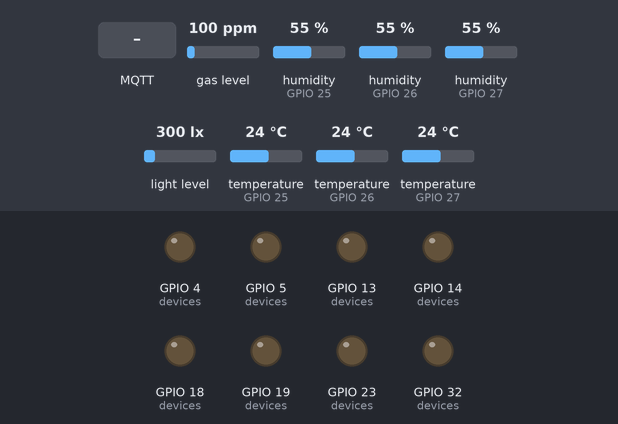
Recording of a sketch running on a simulated ESP32. On the bench: output pins drawn as LEDs (lit = HIGH). Inputs (shaded band) come from the test bench; at power-on: gas level 100 ppm, humidity (sensors on GPIO 25, GPIO 26, GPIO 27) 55 %, light level 300 lx, temperature (sensors on GPIO 25, GPIO 26, GPIO 27) 24 °C. WiFi joins after 1.5 s; servers stay silent unless stated; no MQTT or app messages arrive unless stated; what the sketch prints to the serial monitor is not drawn.

Above: at 13.1 s.
13.2 s: MQTT message "true" arrives on the first subscribed topic
At 13.8 s:
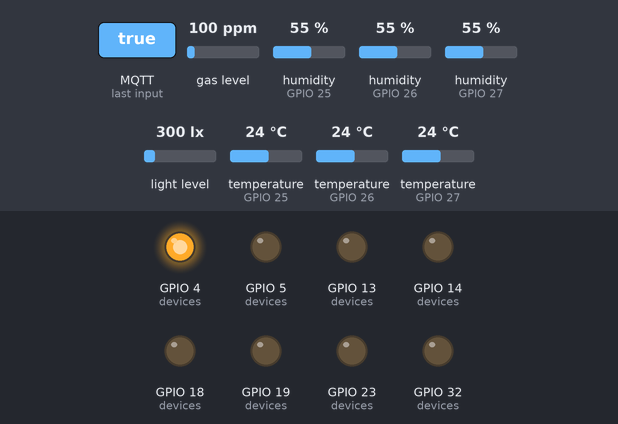
14.7 s: MQTT message "true" arrives on the second subscribed topic
At 15.0 s:
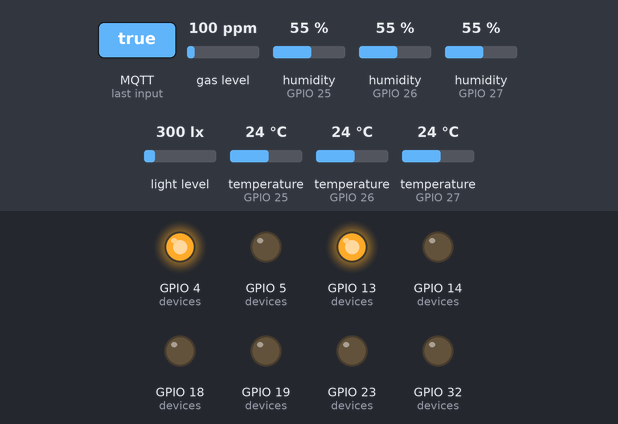
16.2 s: MQTT message "1" arrives on the first subscribed topic
At 17.3 s:
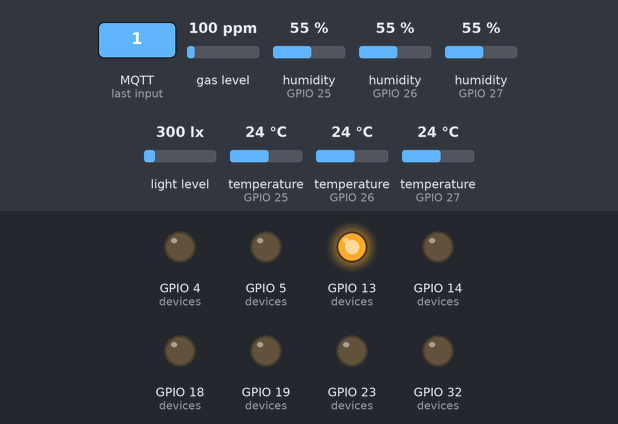
17.7 s: MQTT message "true" arrives on the third subscribed topic
At 18.4 s:
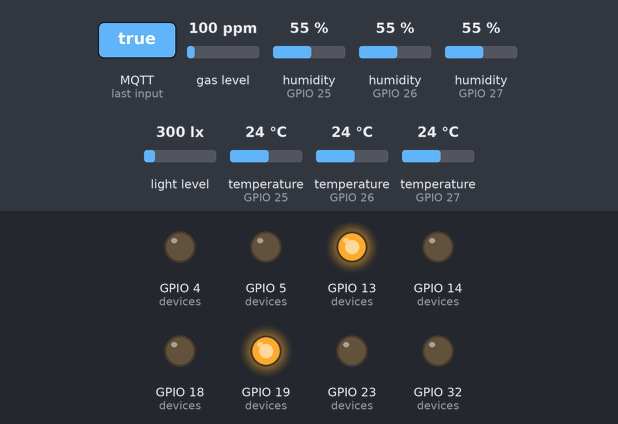
19.2 s: MQTT message "1" arrives on the second subscribed topic
At 19.5 s:
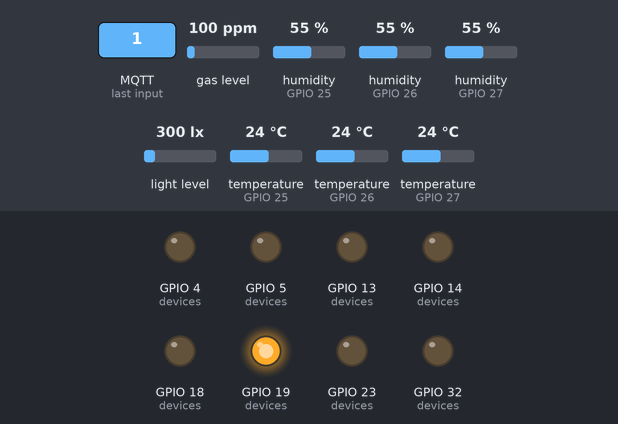
20.7 s: MQTT message "true" arrives on the first subscribed topic
At 22.0 s:
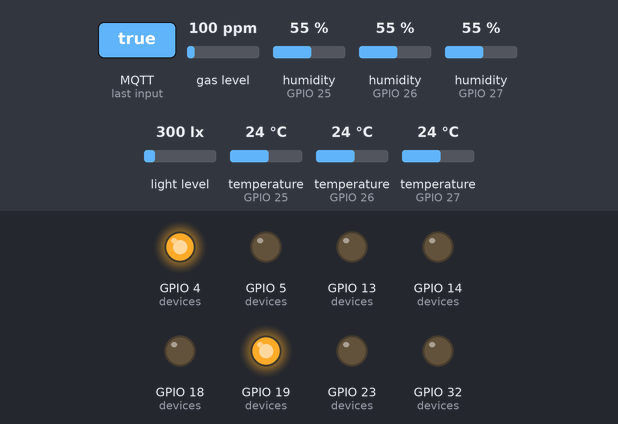
Timing chart, 0 to 23.2 s (numbered marks = the images above; inputs shaded):
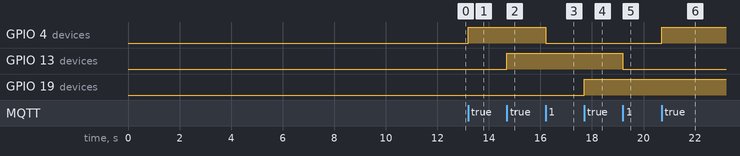

Measured:
- after the input at 13.2 s, GPIO 4 (devices): LOW → HIGH at once
- after the input at 14.7 s, GPIO 13 (devices): LOW → HIGH at once
- after the input at 16.2 s, GPIO 4 (devices): HIGH → LOW at once
- after the input at 17.7 s, GPIO 19 (devices): LOW → HIGH at once
- after the input at 19.2 s, GPIO 13 (devices): HIGH → LOW at once
- after the input at 20.7 s, GPIO 4 (devices): LOW → HIGH at once

The sketch:

SMART-HOME.ino
```cpp
#include "ChuongTrinhChinh.h"
#include <Wire.h>
void setup() {
  Serial.begin(115200);
  KhoiTao();        // Hàm khởi tạo toàn hệ thống
}

void loop() {
  ChuongTrinh();    // Hàm vòng lặp chính (WiFi, MQTT, sensor)
}
```

BH1750_Sensor.cpp
```cpp
#include "BH1750_Sensor.h"

BH1750_Sensor::BH1750_Sensor(uint8_t address, TwoWire *wire)
    : wire(wire), lightMeter(address), _address(address) {}

void BH1750_Sensor::begin() {
    if (isConnected()) {
        lightMeter.begin(BH1750::ONE_TIME_HIGH_RES_MODE, _address, wire);
        delay(200);  // Cho cảm biến thời gian khởi động
        Serial.printf("✅ BH1750 (0x%02X) đã sẵn sàng.\n", _address);
    } else {
        Serial.printf("❌ BH1750 (0x%02X) KHÔNG kết nối được!\n", _address);
    }
}

bool BH1750_Sensor::isConnected() {
    wire->beginTransmission(_address);
    return (wire->endTransmission() == 0);
}

void BH1750_Sensor::setInterval(unsigned long ms) {
    readInterval = ms;
}

void BH1750_Sensor::update() {
    if (!isConnected()) {
        Serial.printf("⚠️  BH1750 (0x%02X) mất kết nối!\n", _address);
        return;
    }

    unsigned long now = millis();
    if (now - lastRead >= readInterval) {
        lightMeter.begin(BH1750::ONE_TIME_HIGH_RES_MODE, _address, wire);
        delay(180); // BH1750 cần ~120ms để đo xong
        float lux = lightMeter.readLightLevel();
        if (!isnan(lux) && lux > 0) {
            luxValue = lux;
            Serial.printf("[BH1750 0x%02X] 🌞 Lux = %.2f\n", _address, lux);
        } else {
            Serial.printf("[BH1750 0x%02X] ⚠️ Giá trị lux không hợp lệ\n", _address);
        }
        lastRead = now;
    }
}

float BH1750_Sensor::getLux() {
    return luxValue;
}
```

BH1750_Sensor.h
```cpp
#ifndef _BH1750_SENSOR_H
#define _BH1750_SENSOR_H

#include <Arduino.h>
#include <Wire.h>
#include <BH1750.h>

class BH1750_Sensor {
public:
    BH1750_Sensor(uint8_t address = 0x23, TwoWire *wire = &Wire);

    void begin();                          // Gọi 1 lần sau Wire.begin
    void update();                         // Gọi trong loop hoặc theo chu kỳ
    float getLux();                        // Lấy giá trị lux cuối cùng

    bool isConnected();                    // Kiểm tra thiết bị có phản hồi không
    void setInterval(unsigned long ms);    // Đặt chu kỳ đọc

private:
    BH1750 lightMeter;
    TwoWire* wire;
    uint8_t _address;

    float luxValue = 0;
    unsigned long lastRead = 0;
    unsigned long readInterval = 1000; // mặc định 1 giây
};

#endif
```

ChuongTrinhChinh.cpp
```cpp
#include "ChuongTrinhChinh.h"
#include "DHT22_SENSOR.h"
#include "MQ2_SENSOR.h"
#include "BH1750_Sensor.h"
#include "KetNoi.h"
#include <Wire.h>
#include "ThietBi.h"

// ============================
//       CẢM BIẾN TỪNG PHÒNG
// ============================

DHT22_Sensor dhtKitchen(25);
DHT22_Sensor dhtLiving(26);
DHT22_Sensor dhtBed(27);

MQ2_Sensor gasKitchen(34);

// BH1750 — 2 phòng
BH1750_Sensor lightLiving(0x23); // ADDR GND
BH1750_Sensor lightBed(0x5C);    // ADDR VCC

// ============================
//       BIẾN GIÁ TRỊ
// ============================

float k_temp = 0, k_humi = 0, k_gas = 0;
float l_temp = 0, l_humi = 0, l_light = 0;
float b_temp = 0, b_humi = 0, b_light = 0;

// ============================
//        HÀM KHỞI TẠO
// ============================

void KhoiTao()
{
    Serial.begin(115200);
    Serial.println("\n===== SMART HOME ESP32 STARTING =====");
    Wire.begin(21, 22); // I2C
    dhtKitchen.begin();
    dhtLiving.begin();
    dhtBed.begin();
    gasKitchen.begin();

    lightLiving.begin();
    lightLiving.setInterval(1000);

    lightBed.begin();
    lightBed.setInterval(1000);

    for (int i = 0; i < DEVICE_COUNT; i++) {
        pinMode(devices[i].pin, OUTPUT);
        digitalWrite(devices[i].pin, LOW);
    }

     KetNoi_WiFi();
     KhoiTao_MQTT();
}

// ============================
//     ĐỌC DỮ LIỆU CẢM BIẾN
// ============================

void DocCamBien()
{
    // ---------- Kitchen ----------
    k_temp = dhtKitchen.readTemperature();
    k_humi = dhtKitchen.readHumidity();
    k_gas = gasKitchen.readCO();

    // ---------- Livingroom ----------
    l_temp = dhtLiving.readTemperature();
    l_humi = dhtLiving.readHumidity();
    lightLiving.update();
    l_light = lightLiving.getLux();

    // ---------- Bedroom ----------
    b_temp = dhtBed.readTemperature();
    b_humi = dhtBed.readHumidity();
    lightBed.update();
    b_light = lightBed.getLux();

    // Debug log
    Serial.println("\n----- SENSOR VALUES -----");
    Serial.printf("[Kitchen]    Temp: %.1f  Humi: %.1f  Gas: %.1f\n", k_temp, k_humi, k_gas);
    Serial.printf("[Livingroom] Temp: %.1f  Humi: %.1f  Light: %.1f\n", l_temp, l_humi, l_light);
    Serial.printf("[Bedroom]    Temp: %.1f  Humi: %.1f  Light: %.1f\n", b_temp, b_humi, b_light);
}

// ============================
//       GỬI MQTT TỪNG PHÒNG
// ============================

void GuiPhong_Kitchen()
{
    if (isnan(k_temp)) k_temp = 0;
    if (isnan(k_humi)) k_humi = 0;
    if (isnan(k_gas)) k_gas = 0;

    String json = "{";
    json += "\"temp\":" + String(k_temp) + ",";
    json += "\"humidity\":" + String(k_humi) + ",";
    json += "\"gas\":" + String(k_gas);
    json += "}";

    Gui_MQTT("rooms/kitchen/sensors", json);
}

void GuiPhong_Livingroom()
{
    if (isnan(l_temp)) l_temp = 0;
    if (isnan(l_humi)) l_humi = 0;
    if (isnan(l_light)) l_light = 0;

    String json = "{";
    json += "\"temp\":" + String(l_temp) + ",";
    json += "\"humidity\":" + String(l_humi) + ",";
    json += "\"light\":" + String(l_light);
    json += "}";

    Gui_MQTT("rooms/livingroom/sensors", json);
}

void GuiPhong_Bedroom()
{
    if (isnan(b_temp)) b_temp = 0;
    if (isnan(b_humi)) b_humi = 0;
    if (isnan(b_light)) b_light = 0;

    String json = "{";
    json += "\"temp\":" + String(b_temp) + ",";
    json += "\"humidity\":" + String(b_humi) + ",";
    json += "\"light\":" + String(b_light);
    json += "}";

    Gui_MQTT("rooms/bedroom/sensors", json);
}

// ============================
//       GỬI TẤT CẢ PHÒNG
// ============================

void GuiTatCaPhong()
{
    GuiPhong_Kitchen();
    delay(100);
    GuiPhong_Livingroom();
    delay(100);
    GuiPhong_Bedroom();
    delay(100);
}

// ============================
//       LOOP CHÍNH
// ============================

void ChuongTrinh()
{
     if (!mqttClient.connected()) {
        KhoiTao_MQTT();
     }

     mqttClient.loop();

    static unsigned long last = 0;
    if (millis() - last > 5000) {
        last = millis();
        DocCamBien();
        GuiTatCaPhong();
    }
}
```

ChuongTrinhChinh.h
```cpp
#ifndef CHUONGTRINHCHINH_H
#define CHUONGTRINHCHINH_H

#include <Arduino.h>
#include "ThietBi.h"     // 🟢 BẮT BUỘC CÓ
#include "KetNoi.h"      // 🟢 BẮT BUỘC CÓ

void KhoiTao();
void DocCamBien();
void GuiPhong_Kitchen();
void GuiPhong_Livingroom();
void GuiPhong_Bedroom();
void GuiTatCaPhong();
void ChuongTrinh();

#endif
```

DHT22_SENSOR.cpp
```cpp
#include "DHT22_Sensor.h"

DHT22_Sensor::DHT22_Sensor(uint8_t pin) : dht(pin, DHT22) {}

void DHT22_Sensor::begin() {
  dht.begin();
}

float DHT22_Sensor::readTemperature() {
  float t = dht.readTemperature();
  return isnan(t) ? NAN : t;
}

float DHT22_Sensor::readHumidity() {
  float h = dht.readHumidity();
  return isnan(h) ? NAN : h;
}
```

DHT22_SENSOR.h
```cpp
#ifndef _DHT22_SENSOR_
#define _DHT22_SENSOR_

#include <DHT.h>

class DHT22_Sensor {
public:
  DHT22_Sensor(uint8_t pin);
  void begin();
  float readTemperature();
  float readHumidity();

private:
  DHT dht;
};

#endif
```

KetNoi.cpp
```cpp
#include "KetNoi.h"
#include "ThietBi.h"

const char* ssid = "THANHLAPTOP";
const char* password = "12345611";

const char* mqtt_server   = "108cfcab1b884677af95757a5eba63fd.s1.eu.hivemq.cloud";
const int   mqtt_port     = 8883;
const char* mqtt_username = "SMARTHOME";
const char* mqtt_password = "123456Aa";

WiFiClientSecure espClient;
PubSubClient mqttClient(espClient);

// ================= WIFI =================
void KetNoi_WiFi() {
  WiFi.begin(ssid, password);

  Serial.print("Đang kết nối WiFi");
  while (WiFi.status() != WL_CONNECTED) {
    delay(300);
    Serial.print(".");
  }
  Serial.println("\n✔ WiFi OK");
}


// ============== MQTT CALLBACK (NHẬN LỆNH TỪ WEB/APP) ==============
void callback(char* topic, byte* payload, unsigned int length) {
    String value = "";
    for (int i = 0; i < length; i++)
        value += (char)payload[i];

    Serial.printf("MQTT nhận: %s -> %s\n", topic, value.c_str());

    for (int i = 0; i < DEVICE_COUNT; i++) {
        if (String(topic) == devices[i].topic) {
            bool state = (value == "true");

            devices[i].state = state;
            digitalWrite(devices[i].pin, state ? HIGH : LOW);

            Serial.printf("Thiết bị %s: %s\n",
                          devices[i].name,
                          state ? "ON" : "OFF");
        }
    }
}


// ================ MQTT TLS ================
void KhoiTao_MQTT() {
  mqttClient.setCallback(callback);
  mqttClient.setServer(mqtt_server, mqtt_port);
  espClient.setInsecure();

  mqttClient.setKeepAlive(60);
  mqttClient.setSocketTimeout(60);

  Serial.println("Kết nối MQTT...");

  while (!mqttClient.connected()) {
    if (mqttClient.connect("ESP32Client", mqtt_username, mqtt_password)) {

      Serial.println("✔ MQTT OK!");

      // Subscribe toàn bộ topic thiết bị
      for (int i = 0; i < DEVICE_COUNT; i++) {
        mqttClient.subscribe(devices[i].topic);
        Serial.print("Subscribed: ");
        Serial.println(devices[i].topic);
      }

    } else {
      Serial.print("❌ MQTT lỗi: ");
      Serial.println(mqttClient.state());
      delay(2000);
    }
  }
}


// ================ GỬI MQTT (Gửi cảm biến) =================
void Gui_MQTT(const char* topic, const String &payload) {
  mqttClient.publish(topic, payload.c_str());

  Serial.print("📤 MQTT → ");
  Serial.print(topic);
  Serial.print(" : ");
  Serial.println(payload);
}
```

KetNoi.h
```cpp
#ifndef KETNOI_H
#define KETNOI_H

#include <WiFi.h>
#include <PubSubClient.h>
#include <WiFiClientSecure.h>

void KetNoi_WiFi();
void KhoiTao_MQTT();
void Gui_MQTT(const char* topic, const String &payload);

// Cho phép file .cpp khác truy cập mqttClient
extern PubSubClient mqttClient;

#endif
```

MQ2_SENSOR.cpp
```cpp
#include "MQ2_Sensor.h"

#define BOARD "ESP32"
#define TYPE  "MQ-2"

MQ2_Sensor::MQ2_Sensor(uint8_t analogPin, float voltage)
    : mq2(BOARD, voltage, 12, analogPin, TYPE),
      pin(analogPin),
      adcVoltage(voltage),
      available(false) {
}

void MQ2_Sensor::begin() {
    mq2.init();
    mq2.setRegressionMethod(1);
    mq2.setA(605.18);
    mq2.setB(-3.937);
    mq2.setRL(10.0); // Rload

    Serial.println("[MQ2] Calibrating in clean air...");
    float r0 = 0;
    for (int i = 0; i < 10; i++) {
        mq2.update();
        r0 += mq2.calibrate(9.83);  // 9.83 là tỉ lệ Rs/R0 cho không khí sạch
        delay(1000);
    }
    r0 /= 10.0;

    if (r0 > 0 && r0 < 10000) {
        mq2.setR0(r0);
        available = true;
        Serial.printf("[MQ2] Calibration OK - R0 = %.2f\n", r0);
    } else {
        available = false;
        Serial.println("[MQ2] Calibration failed.");
    }
}


bool MQ2_Sensor::calibrate() {
    Serial.println("⏳ MQ-2 warming up & calibrating...");
    delay(30000); // MQ-2 cần nóng ~30s (rất quan trọng)

    float r0 = 0;
    int validCount = 0;

    for (int i = 0; i < 10; i++) {
        mq2.update();
        float val = mq2.calibrate(9.83); // Clean air ratio

        if (val > 0 && !isinf(val)) {
            r0 += val;
            validCount++;
        }

        delay(1000);
    }

    if (validCount < 5) {
        Serial.println("❌ MQ-2 calibration FAILED");
        Serial.println("👉 Kiểm tra:");
        Serial.println("- AO có CHIA ÁP xuống 3.3V chưa");
        Serial.println("- VCC phải là 5V");
        Serial.println("- MQ-2 có được làm nóng đủ 30s");
        Serial.println("- Có thể MQ-2 bị rút ra");

        available = false;
        return false;   // ❗ KHÔNG DỪNG ESP32
    }

    r0 /= validCount;
    mq2.setR0(r0);

    Serial.print("✅ MQ-2 OK | R0 = ");
    Serial.println(r0);

    available = true;
    return true;
}

bool MQ2_Sensor::isAvailable() {
    return available;
}

float MQ2_Sensor::readSmoke() {
    if (!available) return -1;
    mq2.update();
    mq2.setA(574.25);
    mq2.setB(-2.222);
    return mq2.readSensor();
}

float MQ2_Sensor::readLPG() {
    if (!available) return -1;
    mq2.update();
    mq2.setA(574.25);
    mq2.setB(-2.222);
    return mq2.readSensor();
}

float MQ2_Sensor::readCO() {
    if (!available) return -1;
    mq2.update();
    mq2.setA(36974);
    mq2.setB(-3.109);
    return mq2.readSensor();
}
```

MQ2_SENSOR.h
```cpp
#ifndef _MQ2_SENSOR_
#define _MQ2_SENSOR_

#include <Arduino.h>
#include <MQUnifiedsensor.h>

class MQ2_Sensor {
public:
    // analogPin: GPIO34
    // adcVoltage: 3.3V cho ESP32
    MQ2_Sensor(uint8_t analogPin, float adcVoltage = 3.3);

    void begin();              // init ADC + MQ2
    bool calibrate();          // hiệu chuẩn, KHÔNG làm treo ESP
    bool isAvailable();        // sensor còn hoạt động hay không

    float readSmoke();         // ppm smoke
    float readLPG();           // ppm LPG
    float readCO();            // ppm CO

private:
    MQUnifiedsensor mq2;
    uint8_t pin;
    float adcVoltage;
    bool available;
};

#endif
```

ThietBi.cpp
```cpp
#include "ThietBi.h"

Device devices[] = {
  {"light_bedroom",      "rooms/bedroom/devices/light",     4, false},
  {"fan_bedroom",        "rooms/bedroom/devices/fan",       13, false},
  {"light_kitchen",      "rooms/kitchen/devices/light",     19, false},
  {"fankc_kitchen",      "rooms/kitchen/devices/fankc",     5, false},
  {"alarm_kitchen",      "rooms/kitchen/devices/alarm",     23, false},
  {"light_livingroom",   "rooms/livingroom/devices/light",  18, false},
  {"fan_livingroom",     "rooms/livingroom/devices/fan",    14, false},
  {"tivi_livingroom",    "rooms/livingroom/devices/tivi",   32, false}
};
```

ThietBi.h
```cpp
#ifndef THIETbI_H
#define THIETbI_H
#include <Arduino.h>


struct Device {
  const char* name;
  const char* topic;
  uint8_t pin;
  bool state;
};

#define DEVICE_COUNT 8        // 🟢 Số lượng thiết bị cố định

extern Device devices[];

#endif
```
